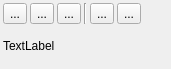
<?xml version="1.0" encoding="UTF-8"?>
<ui version="4.0">
 <class>IScrOptOvlArea</class>
 <widget class="QWidget" name="IScrOptOvlArea">
  <property name="geometry">
   <rect>
    <x>0</x>
    <y>0</y>
    <width>171</width>
    <height>69</height>
   </rect>
  </property>
  <property name="windowTitle">
   <string>Form</string>
  </property>
  <layout class="QVBoxLayout" name="verticalLayout">
   <property name="spacing">
    <number>3</number>
   </property>
   <property name="leftMargin">
    <number>3</number>
   </property>
   <property name="topMargin">
    <number>3</number>
   </property>
   <property name="rightMargin">
    <number>3</number>
   </property>
   <property name="bottomMargin">
    <number>3</number>
   </property>
   <item>
    <layout class="QHBoxLayout" name="horizontalLayout">
     <property name="spacing">
      <number>3</number>
     </property>
     <item>
      <widget class="QToolButton" name="toolEditDetails">
       <property name="toolTip">
        <string>View details and edit.</string>
       </property>
       <property name="text">
        <string>...</string>
       </property>
       <property name="icon">
        <iconset resource="../../resources.qrc">
         <normaloff>:/icons/32x32/EditDetails.png</normaloff>:/icons/32x32/EditDetails.png</iconset>
       </property>
      </widget>
     </item>
     <item>
      <widget class="QToolButton" name="toolCopy">
       <property name="toolTip">
        <string>Copy area into another project.</string>
       </property>
       <property name="text">
        <string>...</string>
       </property>
       <property name="icon">
        <iconset resource="../../resources.qrc">
         <normaloff>:/icons/32x32/Copy.png</normaloff>:/icons/32x32/Copy.png</iconset>
       </property>
      </widget>
     </item>
     <item>
      <widget class="QToolButton" name="toolDelete">
       <property name="toolTip">
        <string>Delete area from project.</string>
       </property>
       <property name="text">
        <string>...</string>
       </property>
       <property name="icon">
        <iconset resource="../../resources.qrc">
         <normaloff>:/icons/32x32/DeleteOne.png</normaloff>:/icons/32x32/DeleteOne.png</iconset>
       </property>
      </widget>
     </item>
     <item>
      <widget class="Line" name="line">
       <property name="orientation">
        <enum>Qt::Vertical</enum>
       </property>
      </widget>
     </item>
     <item>
      <widget class="QToolButton" name="toolEdit">
       <property name="toolTip">
        <string>Edit shape of the area.</string>
       </property>
       <property name="text">
        <string>...</string>
       </property>
       <property name="icon">
        <iconset resource="../../resources.qrc">
         <normaloff>:/icons/32x32/AreaMove.png</normaloff>:/icons/32x32/AreaMove.png</iconset>
       </property>
      </widget>
     </item>
     <item>
      <widget class="QToolButton" name="toolNogo">
       <property name="toolTip">
        <string>Toggle Nogo-Area</string>
       </property>
       <property name="text">
        <string>...</string>
       </property>
       <property name="icon">
        <iconset resource="../../resources.qrc">
         <normaloff>:/icons/32x32/NoGoArea.png</normaloff>:/icons/32x32/NoGoArea.png</iconset>
       </property>
       <property name="checkable">
        <bool>true</bool>
       </property>
      </widget>
     </item>
     <item>
      <spacer name="horizontalSpacer">
       <property name="orientation">
        <enum>Qt::Horizontal</enum>
       </property>
       <property name="sizeType">
        <enum>QSizePolicy::Expanding</enum>
       </property>
       <property name="sizeHint" stdset="0">
        <size>
         <width>1</width>
         <height>20</height>
        </size>
       </property>
      </spacer>
     </item>
    </layout>
   </item>
   <item>
    <widget class="QLabel" name="label">
     <property name="text">
      <string>TextLabel</string>
     </property>
     <property name="textInteractionFlags">
      <set>Qt::LinksAccessibleByMouse|Qt::TextSelectableByMouse</set>
     </property>
    </widget>
   </item>
  </layout>
 </widget>
 <resources>
  <include location="../../resources.qrc"/>
 </resources>
 <connections/>
</ui>
